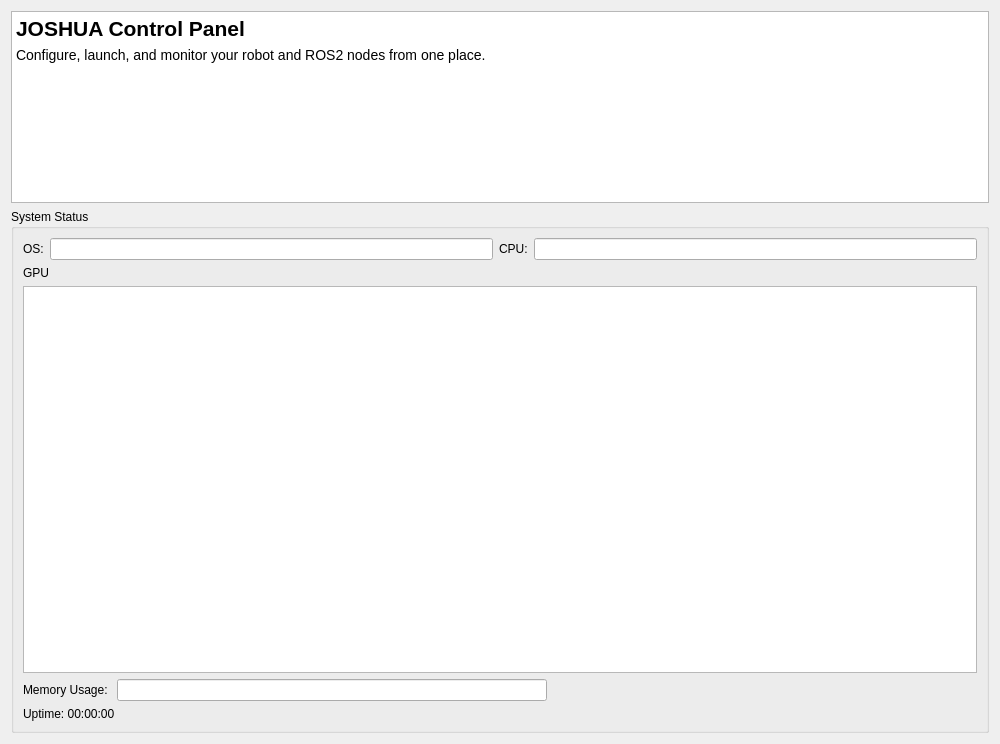
<?xml version="1.0" encoding="UTF-8"?>
<ui version="4.0">
 <class>GeneralTab</class>
 <widget class="QWidget" name="GeneralTab">
  <property name="geometry">
   <rect>
    <x>0</x>
    <y>0</y>
    <width>1000</width>
    <height>744</height>
   </rect>
  </property>
  <layout class="QVBoxLayout" name="verticalLayout_root">
   <item>
    <widget class="QSplitter" name="splitter">
     <property name="orientation">
      <enum>Qt::Orientation::Vertical</enum>
     </property>
     <widget class="QWidget" name="statusPanel">
      <layout class="QVBoxLayout" name="statusLayout">
       <item>
        <layout class="QVBoxLayout" name="verticalLayout">
         <item>
          <widget class="QTextEdit" name="textEdit">
           <property name="sizePolicy">
            <sizepolicy hsizetype="Expanding" vsizetype="Minimum">
             <horstretch>0</horstretch>
             <verstretch>0</verstretch>
            </sizepolicy>
           </property>
           <property name="frameShape">
            <enum>QFrame::Shape::StyledPanel</enum>
           </property>
           <property name="readOnly">
            <bool>true</bool>
           </property>
           <property name="html">
            <string>&lt;!DOCTYPE HTML PUBLIC &quot;-//W3C//DTD HTML 4.0//EN&quot; &quot;http://www.w3.org/TR/REC-html40/strict.dtd&quot;&gt;
&lt;html&gt;&lt;head&gt;&lt;meta name=&quot;qrichtext&quot; content=&quot;1&quot; /&gt;&lt;meta charset=&quot;utf-8&quot; /&gt;&lt;style type=&quot;text/css&quot;&gt;
p, li { white-space: pre-wrap; }
hr { height: 1px; border-width: 0; }
li.unchecked::marker { content: &quot;\2610&quot;; }
li.checked::marker { content: &quot;\2612&quot;; }
&lt;/style&gt;&lt;/head&gt;&lt;body style=&quot; font-family:'Ubuntu'; font-size:11pt; font-weight:400; font-style:normal;&quot;&gt;
&lt;p style=&quot; margin-top:0px; margin-bottom:6px; margin-left:0px; margin-right:0px; -qt-block-indent:0; text-indent:0px;&quot;&gt;&lt;span style=&quot; font-family:'Sans Serif'; font-size:16pt; font-weight:700;&quot;&gt;JOSHUA Control Panel&lt;/span&gt;&lt;/p&gt;
&lt;p style=&quot; margin-top:0px; margin-bottom:6px; margin-left:0px; margin-right:0px; -qt-block-indent:0; text-indent:0px;&quot;&gt;&lt;span style=&quot; font-family:'Sans Serif'; font-size:10.5pt;&quot;&gt;Configure, launch, and monitor your robot and ROS2 nodes from one place.&lt;/span&gt;&lt;/p&gt;&lt;/body&gt;&lt;/html&gt;</string>
           </property>
          </widget>
         </item>
        </layout>
       </item>
       <item>
        <widget class="QGroupBox" name="systemGroup">
         <property name="font">
          <font>
           <bold>false</bold>
          </font>
         </property>
         <property name="title">
          <string>System Status</string>
         </property>
         <layout class="QVBoxLayout" name="systemLayout">
          <item>
           <layout class="QHBoxLayout" name="systemInfoLayout">
            <item>
             <widget class="QLabel" name="os_label">
              <property name="text">
               <string>OS:</string>
              </property>
             </widget>
            </item>
            <item>
             <widget class="QLineEdit" name="os_lineEdit">
              <property name="readOnly">
               <bool>true</bool>
              </property>
             </widget>
            </item>
            <item>
             <widget class="QLabel" name="cpu_label">
              <property name="text">
               <string>CPU:</string>
              </property>
             </widget>
            </item>
            <item>
             <widget class="QLineEdit" name="cpu_lineEdit">
              <property name="readOnly">
               <bool>true</bool>
              </property>
             </widget>
            </item>
           </layout>
          </item>
          <item>
           <widget class="QLabel" name="gpu_label">
            <property name="text">
             <string>GPU</string>
            </property>
           </widget>
          </item>
          <item>
           <widget class="QTextEdit" name="gpu_textEdit"/>
          </item>
          <item>
           <layout class="QHBoxLayout" name="memoryLayout">
            <item>
             <widget class="QLabel" name="memoryLabel">
              <property name="text">
               <string>Memory Usage: </string>
              </property>
             </widget>
            </item>
            <item>
             <widget class="QLineEdit" name="memory_usage_lineEdit">
              <property name="readOnly">
               <bool>true</bool>
              </property>
             </widget>
            </item>
            <item>
             <spacer name="horizontalSpacer">
              <property name="orientation">
               <enum>Qt::Orientation::Horizontal</enum>
              </property>
              <property name="sizeHint" stdset="0">
               <size>
                <width>40</width>
                <height>20</height>
               </size>
              </property>
             </spacer>
            </item>
           </layout>
          </item>
          <item>
           <widget class="QLabel" name="uptimeLabel">
            <property name="text">
             <string>Uptime: 00:00:00</string>
            </property>
           </widget>
          </item>
         </layout>
        </widget>
       </item>
      </layout>
     </widget>
    </widget>
   </item>
  </layout>
 </widget>
 <resources/>
 <connections/>
</ui>
